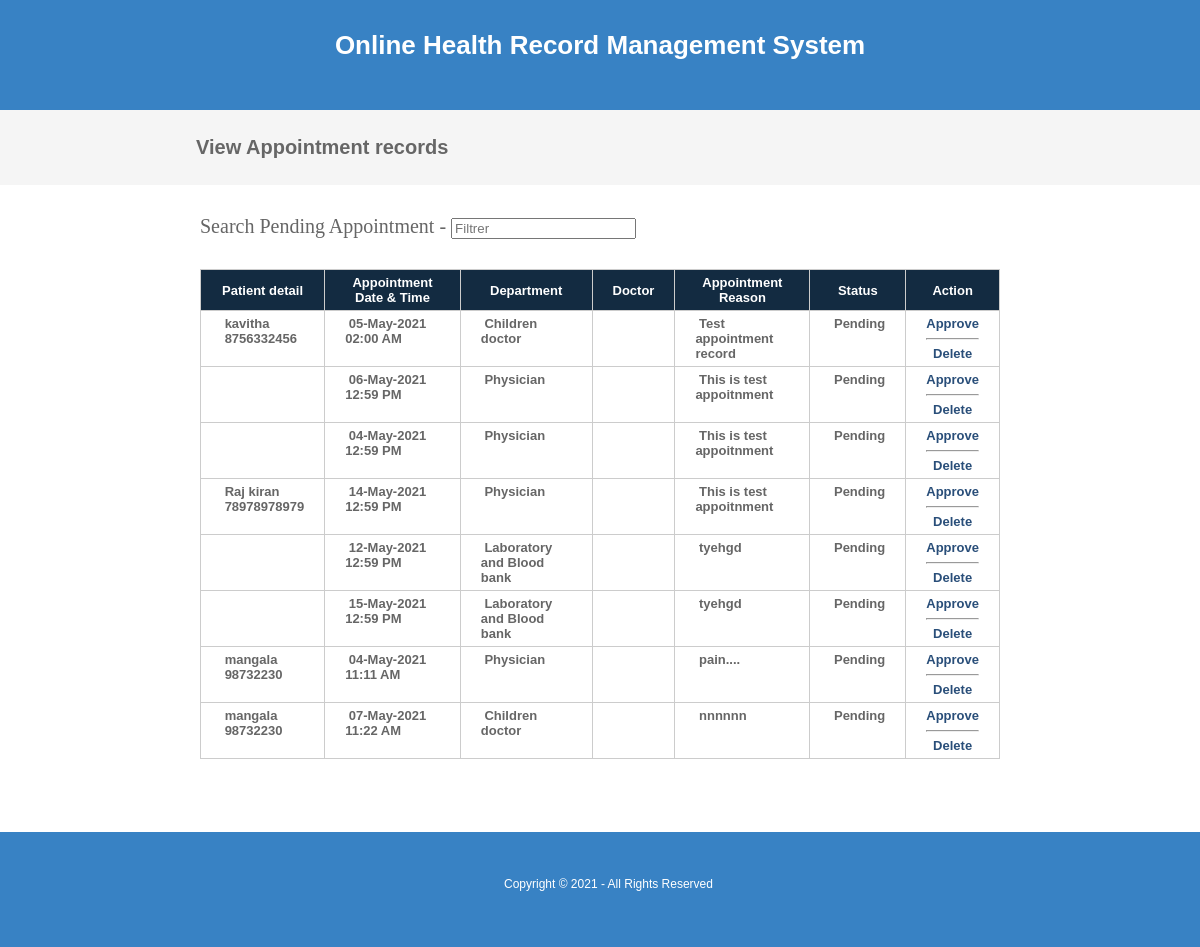
Page /viewappointmentpending.php on the earlier database version.
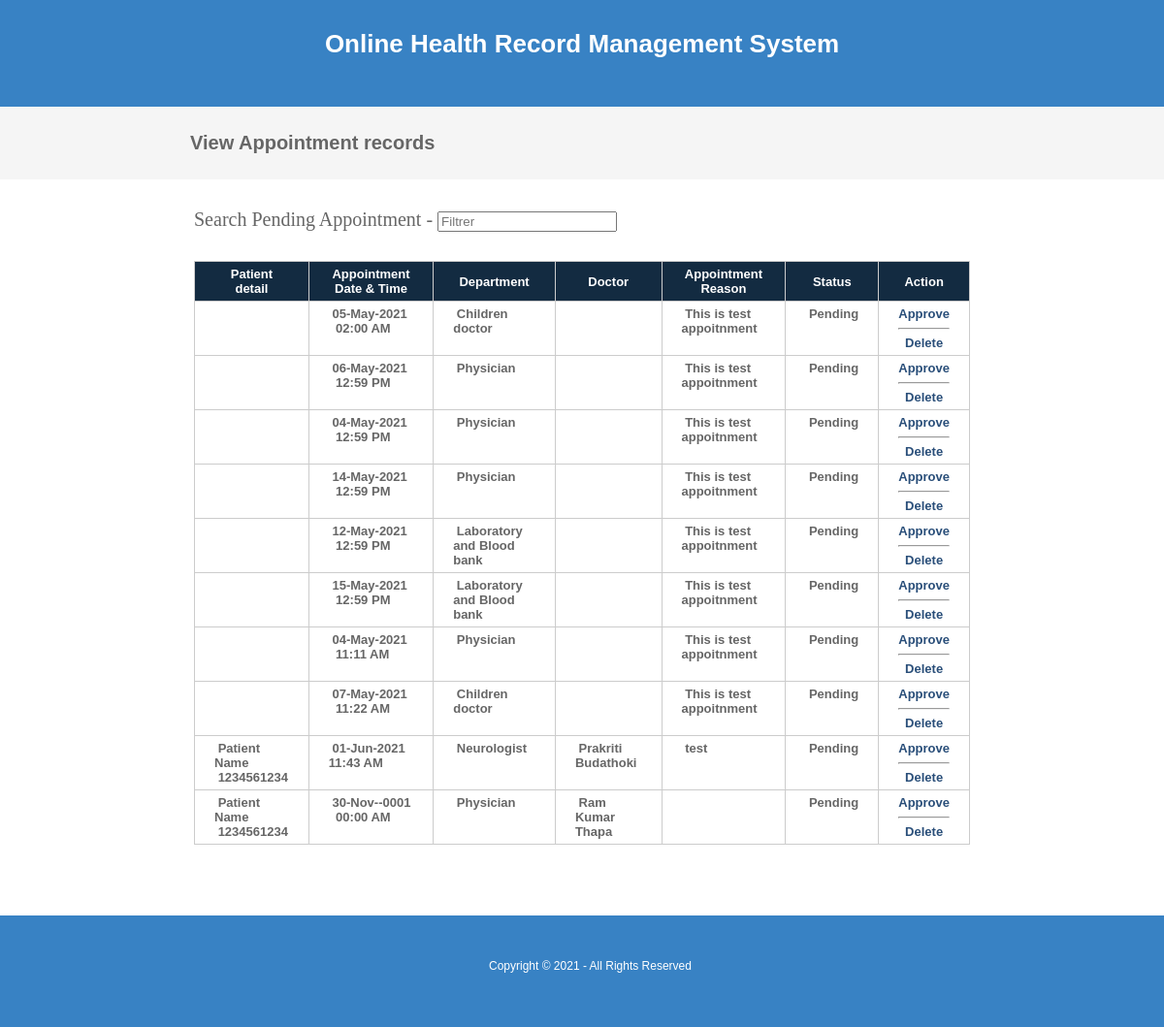
Same page on the later database version.
### tables this page shows
CREATE TABLE `appointment` (
  `appointmentid` int(10) NOT NULL,
  `appointmenttype` varchar(25) NOT NULL,
  `patientid` int(10) NOT NULL,
  `roomid` int(10) NOT NULL,
  `departmentid` int(10) NOT NULL,
  `appointmentdate` date NOT NULL,
  `appointmenttime` time NOT NULL,
  `doctorid` int(10) NOT NULL,
  `status` varchar(10) NOT NULL,
  `app_reason` text NOT NULL
);

CREATE TABLE `patient` (
  `patientid` int(10) NOT NULL,
  `patientname` varchar(50) NOT NULL,
  `admissiondate` date NOT NULL,
  `admissiontime` time NOT NULL,
  `address` varchar(250) NOT NULL,
  `mobileno` varchar(15) NOT NULL,
  `city` varchar(25) NOT NULL,
  `pincode` varchar(20) NOT NULL,
  `loginid` varchar(50) NOT NULL,
  `password` varchar(25) NOT NULL,
  `bloodgroup` varchar(20) NOT NULL,
  `gender` varchar(10) NOT NULL,
  `dob` date NOT NULL,
  `status` varchar(10) NOT NULL
);

CREATE TABLE `department` (
  `departmentid` int(10) NOT NULL,
  `departmentname` varchar(100) NOT NULL,
  `description` text NOT NULL,
  `status` varchar(10) NOT NULL
);

CREATE TABLE `doctor` (
  `doctorid` int(10) NOT NULL,
  `doctorname` varchar(50) NOT NULL,
  `mobileno` varchar(15) NOT NULL,
  `departmentid` int(10) NOT NULL,
  `loginid` varchar(25) NOT NULL,
  `password` varchar(25) NOT NULL,
  `status` varchar(10) NOT NULL,
  `education` varchar(25) NOT NULL,
  `experience` float(11,1) NOT NULL,
  `consultancy_charge` float(10,2) NOT NULL
);

### viewappointmentpending.php (the view, shortened to what this page needs)
<?php
include("headers.php");
include("dbconnection.php");
?>
<div class="wrapper col2">
  <div id="breadcrumb">
    <ul>
      <li class="first">View Appointment records</li></ul>
  </div>
</div>
<div class="wrapper col4">
  <div id="container">
<section class="container">
<h2>Search Pending Appointment - <input type="search" class="light-table-filter" data-table="order-table" placeholder="Filtrer" /></h2>
	<table class="order-table">
      <thead>
        <tr>
          <th>Patient detail</th>
          <th>Appointment Date &  Time</th>
          <th>Department</th>
          <th>Doctor</th>
          <th>Appointment Reason</th>
          <th>Status</th>
          <th><div align="center">Action</div></th>
        </tr>
        </thead>
        <tbody>
          <?php
		$sql ="SELECT * FROM appointment WHERE (status='Pending' OR status='Inactive')";
		$qsql = mysqli_query($con,$sql);
		while($rs = mysqli_fetch_array($qsql))
		{
			$sqlpat = "SELECT * FROM patient WHERE patientid='$rs[patientid]'";
			$qsqlpat = mysqli_query($con,$sqlpat);
			$rspat = mysqli_fetch_array($qsqlpat);
			$sqldept = "SELECT * FROM department WHERE departmentid='$rs[departmentid]'";
			$qsqldept = mysqli_query($con,$sqldept);
			$rsdept = mysqli_fetch_array($qsqldept);
			$sqldoc= "SELECT * FROM doctor WHERE doctorid='$rs[doctorid]'";
			$qsqldoc = mysqli_query($con,$sqldoc);
			$rsdoc = mysqli_fetch_array($qsqldoc);
        echo "<tr>
          <td>&nbsp;$rspat[patientname]<br>&nbsp;$rspat[mobileno]</td>
			 <td>&nbsp;" . date("d-M-Y",strtotime($rs[appointmentdate])) . " &nbsp; " . date("H:i A",strtotime($rs[appointmenttime])) . "</td>
		    <td>&nbsp;$rsdept[departmentname]</td>
			   <td>&nbsp;$rsdoc[doctorname]</td>
			    <td>&nbsp;$rs[app_reason]</td>
			    <td>&nbsp;$rs[status]</td>
          <td><div align='center'>";
		  if($rs[status] != "Approved")
		  {
				  if(!(isset($_SESSION[patientid])))
				  {
						  echo "<a href='appointmentapproval.php?editid=$rs[appointmentid]&patientid=$rs[patientid]'>Approve</a><hr>";
				  }
				 echo "  <a href='viewappointment.php?delid=$rs[appointmentid]'>Delete</a>";
		  }
		  else
		  {
				echo "<a href='patientreport.php?patientid=$rs[patientid]&appointmentid=$rs[appointmentid]'>View Report</a>";
		  }
		 echo "</center></td></tr>";
		}
		?>
      </tbody>
    </table>
    </section>
    <p>&nbsp;</p>
  </div>
</div>
<?php
include("footers.php");
?>

### headers.php (shortened to what this page needs)
<!DOCTYPE html PUBLIC "-//W3C//DTD XHTML 1.0 Transitional//EN" "http://www.w3.org/TR/xhtml1/DTD/xhtml1-transitional.dtd">
<html xmlns="http://www.w3.org/1999/xhtml">
<head>
<link rel="stylesheet" href="layout/styles/layout.css" type="text/css" />
</head>
<body id="top">
<div class="wrapper col1" style="background-color: #3882C4">
<center><a href="index.php"></center>
  <div id="head"><br><br>
    	 <center><h1 style="color: #FFFFFF">Online Health Record Management System</h1></center>
  </div>
</div>

### footers.php (shortened to what this page needs)
<div class="wrapper col5" style="background-color: #3882C4">
  <div id="footer" style="display: flex; text-align: center;">
    <div id="copyright">
	    <div class="col-3"></div>
	    <div class="col-2">
	      <p class="fl_left">Copyright &copy; 2021 - All Rights Reserved</p>
	      <br class="clear" />
	      <div class="col-3"></div>
	    </div>
	   </div>
  </div>
</div>
</body>
</html>

### layout/styles/layout.css (style rules this page uses)
html { overflow-y:scroll; }
body { margin:0; padding:0; font-size:13px; font-family:verdana, Arial, Helvetica, sans-serif; }
a { outline:none; text-decoration:none; }
.fl_left, .imgl { float:left; }
div.wrapper { display:block; width:100%; margin:0; text-align:left; }
.col1 { color:#000000; background-color:#04acec; }
.col2 { color:#666666; background-color:#F5F5F5; }
.col3, .col4 { color:#666666; background-color:#FFFFFF; }
.col5 { color:#FFFFFF; background-color:#04acec; }
#head, #gallery, #breadcrumb, #container, #footer { display:block; position:relative; padding: 0; margin:0 auto; }
#head { height:110px; z-index:1000; }
#head h1, #head p, #head a { margin:0; padding:0; list-style:none; line-height:normal; color: #FFFFFF; }
#breadcrumb { padding: 26px 196px; font-size: 20px; font-weight: bold; }
#breadcrumb ul { margin:0; padding:0; list-style:none; }
#breadcrumb ul li { display:inline; }
#breadcrumb ul li.first { font-weight:bold; font-size: 20px; }
#container { padding: 30px 200px; }
#container h1, #container h2, #container h3, #container h4, #container h5, #container h6 { margin:0 0 15px 0; padding:0 0 15px 0; line-height:normal; font-weight:normal; font-size:20px; font-family:Georgia, "Times New Roman", Times, serif; }
#container a { color:#294E79; background-color:#FFFFFF; }
#footer { padding:0px 0px 40px 0px; }
.col-2 { width: 35%; height: 30px; float: left; }
.col-3 { width: 42%; height: 30px; float: left; }
#copyright { display:block; float:left; width:100%; margin:25px 0 0 0; padding:20px 0 0 0; font-size:12px; }
#copyright p { margin:0; padding:0; }

### layout/styles/tables.css (style rules this page uses)
table { width:100%; border-collapse:collapse; table-layout:auto; vertical-align:top; margin-bottom:15px; border:1px solid #CCCCCC; }
table thead th { color:#FFFFFF; background-color:#132B41; border:1px solid #CCCCCC; border-collapse:collapse; text-align:center; table-layout:auto; vertical-align:middle; }
table tbody td { vertical-align:top; border-collapse:collapse; border-left:1px solid #CCCCCC; border-right:1px solid #CCCCCC; border-top:1px solid #CCCCCC; }
table thead th, table tbody td { padding:5px 20px; border-collapse:collapse; font-weight: bold; }

Differences in the rows shown:
changed appointment "05-May-2021": app_reason "Test appointment record" → "This is test appoitnment"; patientid.patientname "kavitha" → (not shown); patientid.mobileno "8756332456" → (not shown)
shown differently, row unchanged: appointment "14-May-2021": patientid.patientname "Raj kiran" → (not shown); patientid.mobileno "78978978979" → (not shown)
changed appointment "12-May-2021": app_reason "tyehgd" → "This is test appoitnment"
changed appointment "15-May-2021": app_reason "tyehgd" → "This is test appoitnment"
changed appointment "11:11 AM": app_reason "pain...." → "This is test appoitnment"; patientid.patientname "mangala" → (not shown); patientid.mobileno "98732230" → (not shown)
changed appointment "07-May-2021": app_reason "nnnnnn" → "This is test appoitnment"; patientid.patientname "mangala" → (not shown); patientid.mobileno "98732230" → (not shown)
added appointment: patientid.patientname "Patient Name", patientid.mobileno "1234561234", appointmentdate "01-Jun-2021", appointmenttime "11:43 AM", departmentid.departmentname "Neurologist", doctorid.doctorname "Prakriti Budathoki", app_reason "test", status "Pending"
added appointment: patientid.patientname "Patient Name", patientid.mobileno "1234561234", appointmentdate "30-Nov--0001", appointmenttime "00:00 AM", departmentid.departmentname "Physician", doctorid.doctorname "Ram Kumar Thapa", status "Pending"
